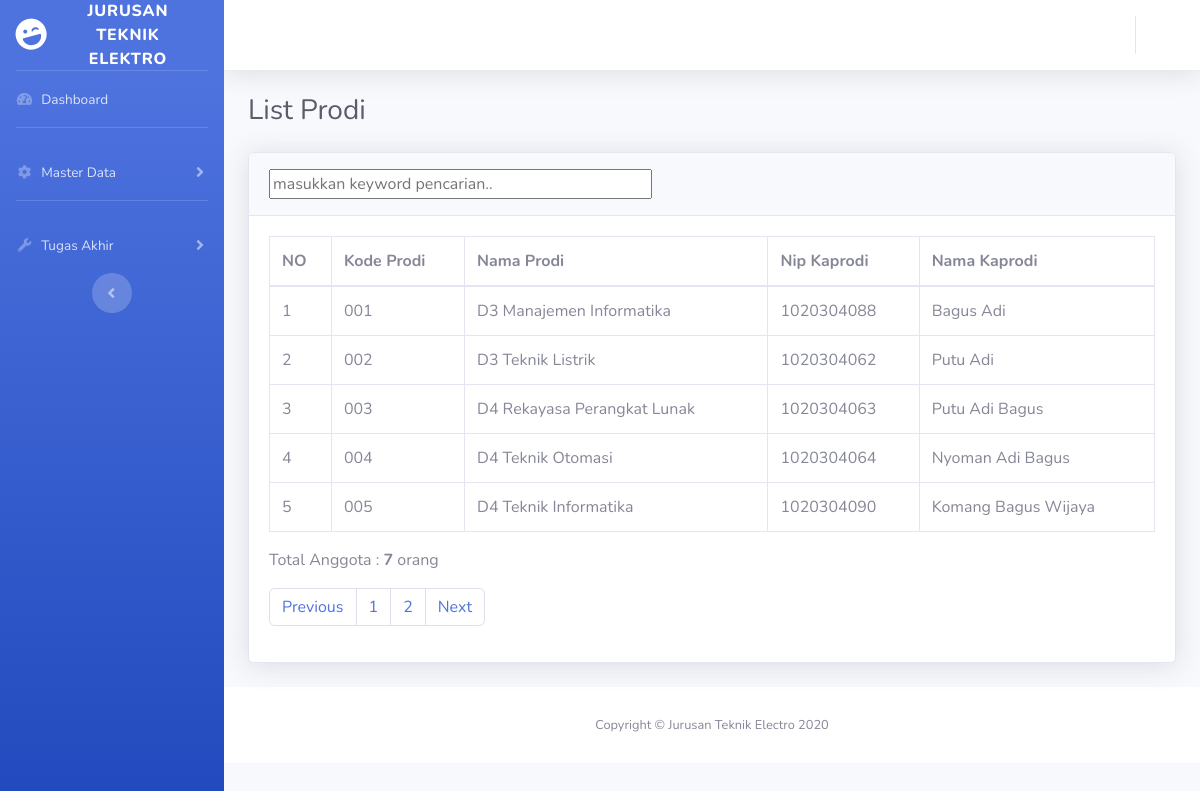
Page /mahasiswa/listprodi.php on the committed database.
### tables this page shows
CREATE TABLE `dosen` (
  `nip` varchar(20) NOT NULL,
  `namadosen` varchar(100) NOT NULL,
  `tempat_lahir` varchar(50) NOT NULL,
  `tanggal_lahir` date NOT NULL,
  `alamat` text NOT NULL,
  `email` varchar(50) NOT NULL,
  `notelp` varchar(20) NOT NULL,
  `kode_prodi` varchar(10) DEFAULT NULL,
  `id_level` varchar(10) DEFAULT NULL
);

CREATE TABLE `prodi` (
  `kode_prodi` varchar(10) NOT NULL,
  `nama_prodi` varchar(40) DEFAULT NULL
);

### mahasiswa/listprodi.php (the view, shortened to what this page needs)
<!DOCTYPE html>
<html lang="en">
<head>
    <link href="../vendor/fontawesome-free/css/all.min.css" rel="stylesheet" type="text/css">
    <link href="../css/sb-admin-2.min.css" rel="stylesheet">
</head>
<body id="page-top">
    <div id="wrapper">
        <ul class="navbar-nav bg-gradient-primary sidebar sidebar-dark accordion" id="accordionSidebar">
            <a class="sidebar-brand d-flex align-items-center justify-content-center" href="index.html">
                <div class="sidebar-brand-icon rotate-n-15">
                    <i class="fas fa-laugh-wink"></i>
                </div>
                <div class="sidebar-brand-text mx-3">Jurusan Teknik Elektro <sup></sup></div>
            </a>
            <hr class="sidebar-divider my-0">
            <li class="nav-item">
                <a class="nav-link" href="indexmhs.php">
                    <i class="fas fa-fw fa-tachometer-alt"></i>
                    <span>Dashboard</span></a>
            </li>
            <hr class="sidebar-divider">
            <li class="nav-item">
                <a class="nav-link collapsed" href="#" data-toggle="collapse" data-target="#collapseTwo"
                    aria-expanded="true" aria-controls="collapseTwo">
                    <i class="fas fa-fw fa-cog"></i>
                    <span>Master Data</span>
                </a>
            </li>
                   <hr class="sidebar-divider">
            <li class="nav-item">
                <a class="nav-link collapsed" href="#" data-toggle="collapse" data-target="#collapseUtilities"
                    aria-expanded="true" aria-controls="collapseUtilities">
                    <i class="fas fa-fw fa-wrench"></i>
                    <span>Tugas Akhir</span>
                </a>
            </li>
            <div class="text-center d-none d-md-inline">
                <button class="rounded-circle border-0" id="sidebarToggle"></button>
            </div>
        </ul>
        <div id="content-wrapper" class="d-flex flex-column">
            <div id="content">
                <nav class="navbar navbar-expand navbar-light bg-white topbar mb-4 static-top shadow">
                    <ul class="navbar-nav ml-auto">
                        <li class="nav-item dropdown no-arrow">
                            <a class="nav-link dropdown-toggle" href="#" id="userDropdown" role="button"
                                data-toggle="dropdown" aria-haspopup="true" aria-expanded="false">
                            </a>
                        </li>
                    </ul>
                </nav>
                <div class="container-fluid">
                    <h1 class="h3 mb-4 text-gray-800">List Prodi</h1>
                      <div class="card shadow mb-4">
                        <div class="card-header py-3">
                    <form action="">
                        <input type="text" placeholder="masukkan keyword pencarian.." size="40" id="keyword_prodi">
                        </form>
                        </div>
                        <div id="container_prodi">
                        <div class="card-body">
                            <div class="table-responsive">
                                <table class="table table-bordered" id="dataTable" width="100%" cellspacing="0">
                                    <thead>
                                        <tr>
                                        <th>NO</th>
                                        <th>Kode Prodi</th>
                                        <th>Nama Prodi</th>
                                        <th>Nip Kaprodi</th>
                                        <th>Nama Kaprodi</th>
                                        </tr>
                                    </thead>
                                    <tbody>
                                    <?php
                                        include '../koneksi.php';
                                        $batas=5;
                                        $halaman=@$_GET['halaman'];
                                                $mulai    =($halaman>1) ? ($halaman * $batas) - $batas : 0;
                                        if(empty($halaman)){
                                            $posisi=0;
                                            $halaman=1;
                                        }
                                        else{
                                            $posisi=($halaman-1)*$batas;
                                        }
                                        $query2=mysqli_query($koneksi,"select * from prodi");
                                        $jmlhdata=mysqli_num_rows($query2);
                                        $jmlhhalaman=ceil($jmlhdata/$batas);
                                        $query=" select * from prodi join dosen on prodi.kode_prodi = dosen.kode_prodi order by prodi.kode_prodi asc LIMIT $posisi,$batas";
                                        $no=$mulai+1;
                                        $data=mysqli_query($koneksi,$query);
                                        while($d = mysqli_fetch_array($data)){
                                            ?>
                                        <tr>
                                        <Td><?php echo $no++ ?></Td>
                                        <Td><?php echo $d['kode_prodi']; ?></Td>
                                        <Td><?php echo $d['nama_prodi']; ?></Td>
                                        <Td><?php echo $d['nip']; ?></Td>
                                        <Td><?php echo $d['namadosen']; ?></Td>
                                        </tr>
                                        <?php
                                        }
                                            ?>
                                    </tbody>
                                        </table>
                            </div>
				 <?php   echo"<p> Total Anggota : <b>$jmlhdata</b> orang</p>"; ?>
                                            <nav aria-label="Page navigation example">
                                            <ul class="pagination">
                                            <li class="page-item"><a class="page-link" href="listprodi.php?halaman=<?php echo $halaman-1; ?>">Previous</a></li>
                                            <?php for($i=1; $i<=$jmlhhalaman; $i++){
                                             ?>
                                            <li class="page-item"><a class="page-link" href="listprodi.php?halaman=<?php echo $i; ?>"><?php echo"".$i; ?></a></li>
                                        <?php   } ?>
                                        <li class="page-item"><a class="page-link" href="listprodi.php?halaman=<?php  echo $halaman+1; ?>">Next</a></li>
                                        </ul>
                                        </nav>
                        </div>
                    </div>
                </div>
            </div>
            <footer class="sticky-footer bg-white">
                <div class="container my-auto">
                    <div class="copyright text-center my-auto">
                        <span>Copyright &copy; Jurusan Teknik Electro 2020</span>
                    </div>
                </div>
            </footer>
        </div>
    </div>
</body>
</html>

### rows in the picture
dosen: kode_prodi "001", kode_prodi.nama_prodi "D3 Manajemen Informatika", nip "1020304088", namadosen "Bagus Adi"
dosen: kode_prodi "002", kode_prodi.nama_prodi "D3 Teknik Listrik", nip "1020304062", namadosen "Putu Adi"
dosen: kode_prodi "003", kode_prodi.nama_prodi "D4 Rekayasa Perangkat Lunak", nip "1020304063", namadosen "Putu Adi Bagus"
dosen: kode_prodi "004", kode_prodi.nama_prodi "D4 Teknik Otomasi", nip "1020304064", namadosen "Nyoman Adi Bagus"
dosen: kode_prodi "005", kode_prodi.nama_prodi "D4 Teknik Informatika", nip "1020304090", namadosen "Komang Bagus Wijaya"

### other values in the picture
$jmlhdata "7"
